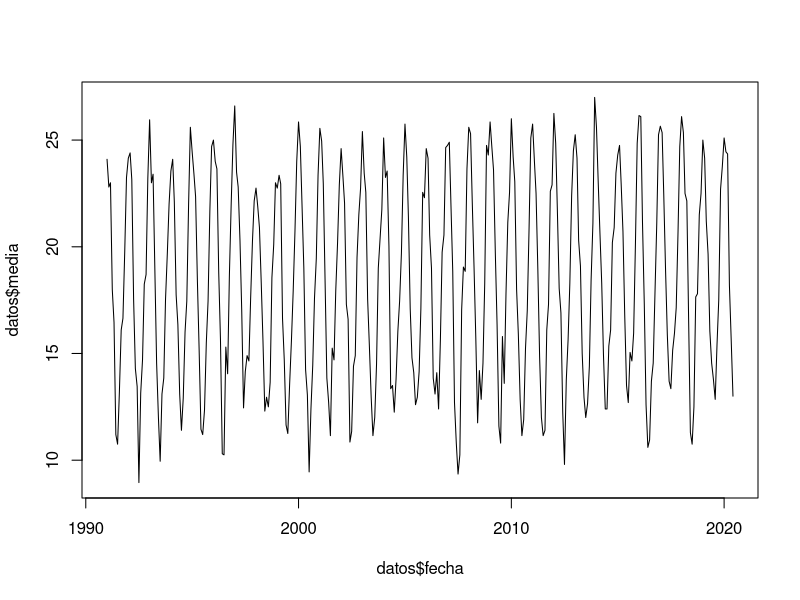
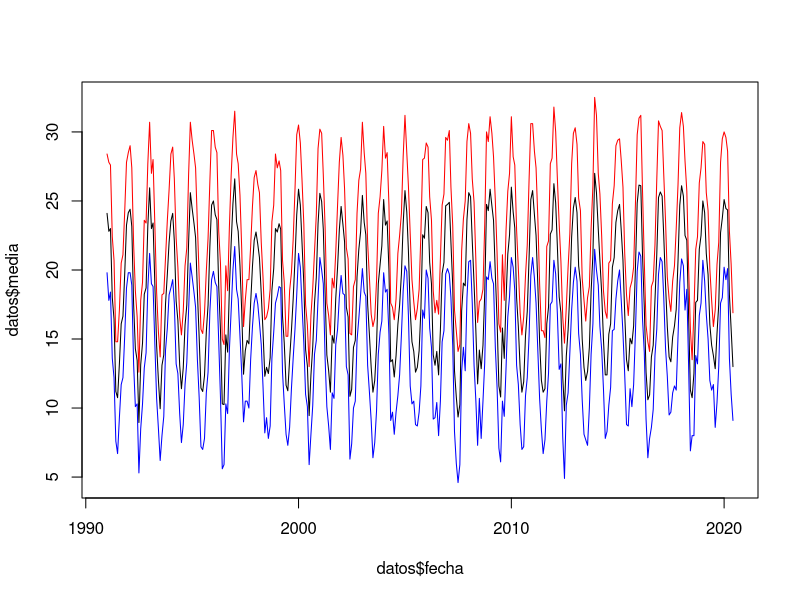
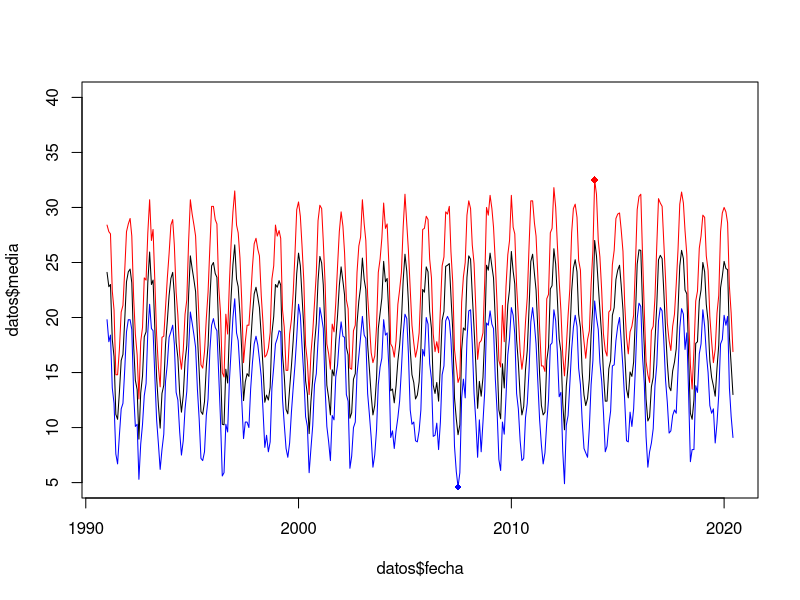
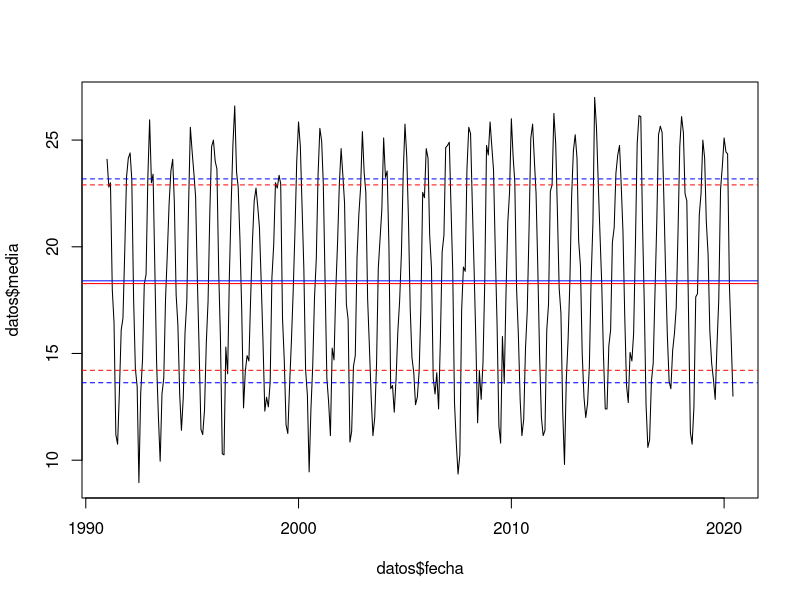
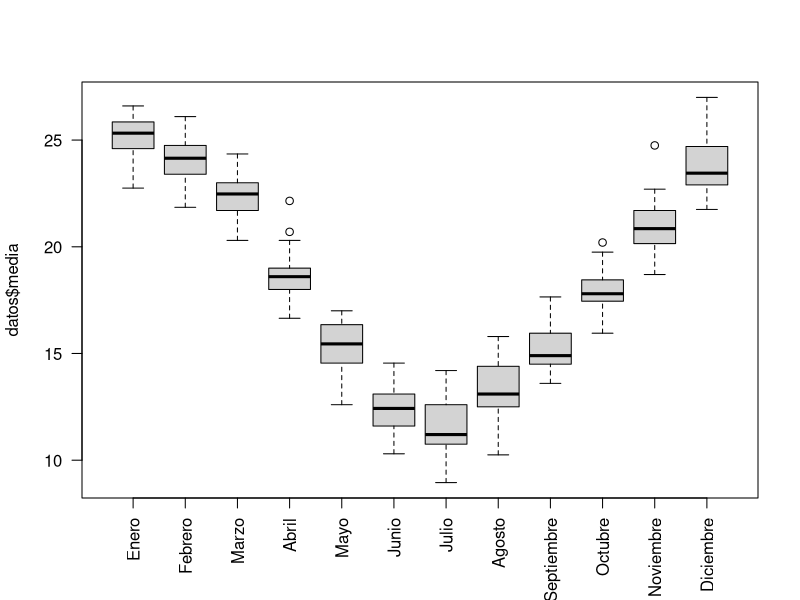
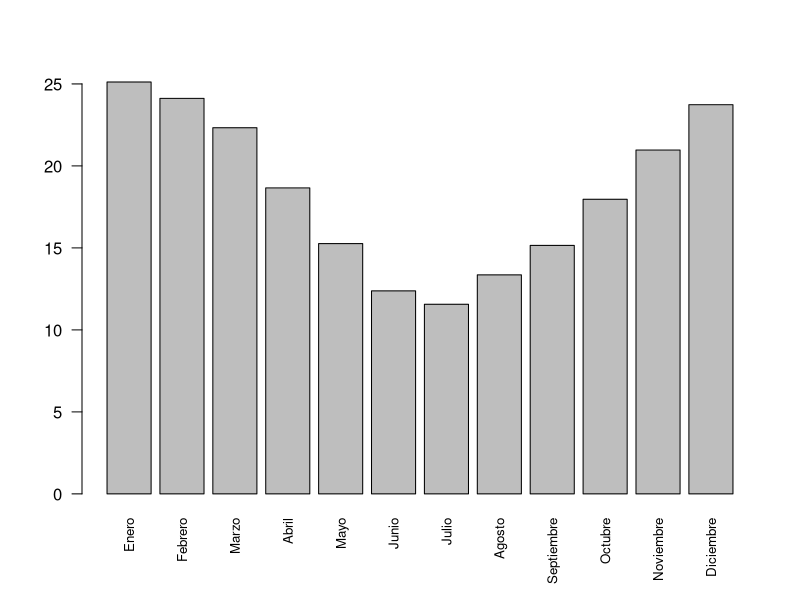
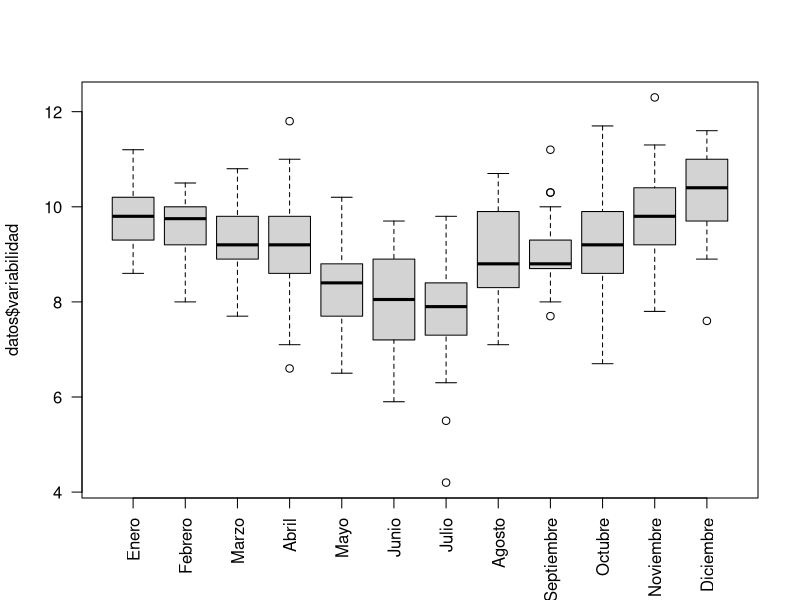
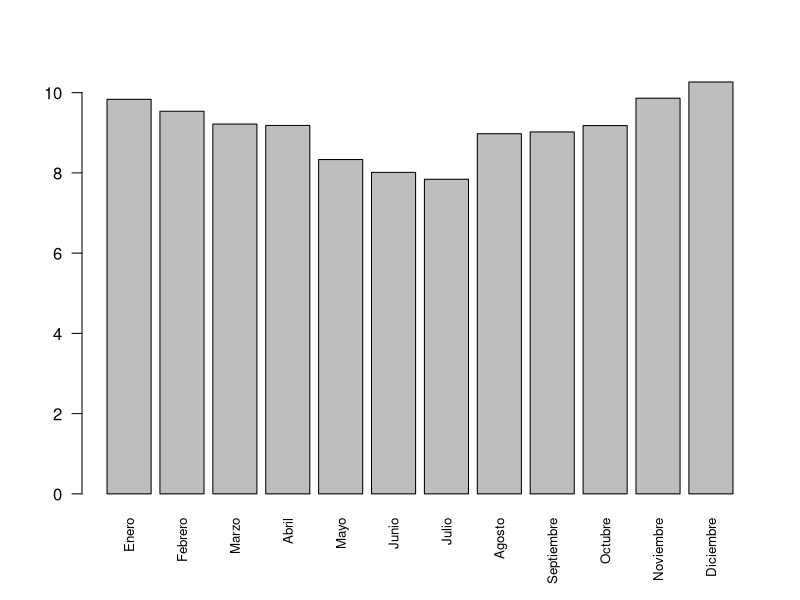

The R source for these figures, in order:
## ---- chunk 1
datos = read.csv('historico_temperaturas.csv')
## ---- chunk 2
head(datos)
## ---- chunk 3
arma_fecha = function(año,mes){
  # Primero necesitamos convertir el mes en palabras a número con dos dígitos. 
  # Lo hacemos con un diccionario y la función match
  diccionario = c('Enero'='01',
                   'Febrero'='02',
                   'Marzo'='03',
                   'Abril'='04',
                   'Mayo'='05',
                   'Junio'='06',
                   'Julio'='07',
                   'Agosto'='08',
                   'Septiembre'='09',
                   'Octubre'='10',
                   'Noviembre'='11',
                   'Diciembre'='12')
  mes_numerico = diccionario[match(mes,names(diccionario))] # Exploren esto un poco en la consola para ver qué hace exactamente.
  fechas = paste(año,mes_numerico,'01',sep='-')
  # Fijamos el día siempre en el primero del més
  fechas = as.Date(fechas) # Lo convertimos a un formato de fecha
  return(fechas)
}

datos$fecha = arma_fecha(datos$año,datos$mes)
## ---- chunk 4
plot(datos$fecha,datos$media,type='l')
## ---- chunk 5
plot(datos$fecha,datos$media,type='l',ylim=range(datos$mínima,datos$máxima))
lines(datos$fecha,datos$máxima,col='red')
lines(datos$fecha,datos$mínima,col='blue')
## ---- chunk 6
imax = which.max(datos$máxima)
imin = which.min(datos$mínima)

print(datos[imax,])
print(datos[imin,])


plot(datos$fecha,datos$media,type='l',ylim=c(5,40))
lines(datos$fecha,datos$máxima,col='red')
lines(datos$fecha,datos$mínima,col='blue')
points(datos$fecha[imax],datos$máxima[imax],col='red',pch=18)
points(datos$fecha[imin],datos$mínima[imin],col='blue',pch=18)
## ---- chunk 7
promedio = mean(datos$media)
mediana = median(datos$media)
SD = sd(datos$media)
Q1 = quantile(datos$media,.25)
Q3 = quantile(datos$media,.75)
print(promedio)
print(mediana)

plot(datos$fecha,datos$media,type='l')
abline(h=promedio,col='blue',lty='solid')
abline(h=mediana,col='red',lty='solid')
abline(h=promedio+c(-SD,SD),col='blue',lty='dashed')
abline(h=c(Q1,Q3),col='red',lty='dashed')

## ---- chunk 8
medias_mensuales = rep(NA,12) # Un vector a completar con la temperatura media de cada mes
minimas_mensuales = rep(NA,12)
maximas_mensuales = rep(NA,12)
meses = unique(datos$mes)

for(i in 1:length(meses)){
  mes = meses[i]
  medias_mensuales[i] = mean(datos$media[datos$mes==mes])
  minimas_mensuales[i] = mean(datos$mínima[datos$mes==mes])
  maximas_mensuales[i] = mean(datos$máxima[datos$mes==mes])
}

temperaturas_mensuales = cbind(medias_mensuales,minimas_mensuales,maximas_mensuales)
rownames(temperaturas_mensuales) = meses

print(temperaturas_mensuales)
datos$mes = factor(datos$mes,meses)
boxplot(datos$media~datos$mes,las=2,xlab='')

# Acá el barplot también
barplot(medias_mensuales,names.arg = meses,las=2,cex.names=.8)

## ---- chunk 9
datos$variabilidad = datos$máxima-datos$mínima
variabilidad_mensual = rep(NA,12) # Un vector a 
for(i in 1:length(meses)){
  mes = meses[i]
  variabilidad_mensual[i] = mean(datos$variabilidad[datos$mes==mes]) 
}
names(variabilidad_mensual) = meses
print(variabilidad_mensual)

boxplot(datos$variabilidad~datos$mes,las=2,xlab='')

barplot(variabilidad_mensual,names.arg = meses,las=2,cex.names=.8)
barplot(variabilidad_mensual,names.arg = meses,las=2,cex.names=.8)

## ---- chunk 10
colores = as.numeric((datos$fecha-min(datos$fecha)))/(as.numeric(diff(range(datos$fecha))))
colores = rgb(1-colores,colores,0)
plot(datos$media,datos$variabilidad,col=colores,pch=18)
print(cor(datos$media,datos$variabilidad))
md = lm(variabilidad~media,data = datos)
lines(datos$media,predict(md))
## ---- chunk 11
boxplot(datos$media~datos$año)
abline(h=mean(datos$media))

boxplot(datos$variabilidad~datos$año)
abline(h=mean(datos$variabilidad))

años = unique(datos$año)

medias_anual = rep(NA,length(años))
minimas_anual = rep(NA,length(años))
maximas_anual = rep(NA,length(años))
for(i in 1:length(años)){
  año = años[i]
  medias_anual[i] = mean(datos$media[datos$año==año])
  minimas_anual[i] = mean(datos$mínima[datos$año==año])
  maximas_anual[i] = mean(datos$máxima[datos$año==año])
}

temperaturas_anuales = cbind(medias_anual,minimas_anual,maximas_anual)
rownames(temperaturas_anuales) = años

años_fecha = as.Date(as.character(años),format='%Y')
print(temperaturas_anuales)
plot(años_fecha,temperaturas_anuales[,1],type='l',ylim=c(10,30))
abline(h=mean(temperaturas_anuales[,1]))
lines(años_fecha,temperaturas_anuales[,2],col='blue')
abline(h=mean(temperaturas_anuales[,2]),col='blue')
lines(años_fecha,temperaturas_anuales[,3],col='red')
abline(h=mean(temperaturas_anuales[,3]),col='red')

print(cor(años,temperaturas_anuales[,1]))
